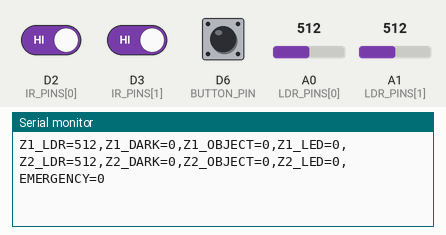
Simulated run of this sketch. Board: Arduino Zero (SAMD21). Parts: the last lines printed to the serial monitor. The inputs (shaded band) are chosen by the test bench; at power-on: A0 (LDR_PINS[0]) = 512, A1 (LDR_PINS[1]) = 512, D2 (IR_PINS[0]) HIGH, D3 (IR_PINS[1]) HIGH, D6 (BUTTON_PIN) HIGH (analog values on the 0–1023 scale).

Above: at 1.2 s.
1.3 s: A0 (LDR_PINS[0]) set to 716
At 2.0 s:
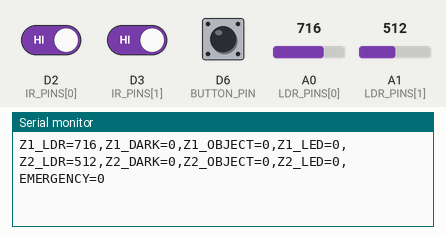
2.8 s: A1 (LDR_PINS[1]) set to 716
At 3.5 s:
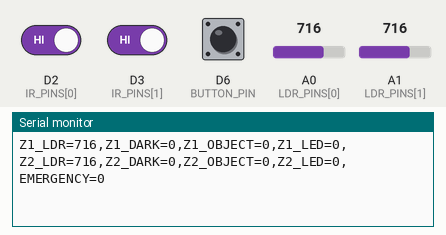
4.3 s: D2 (IR_PINS[0]) driven LOW
At 4.9 s:
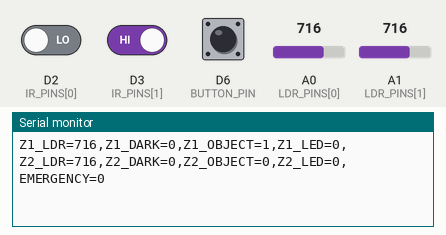
5.8 s: D3 (IR_PINS[1]) driven LOW
At 6.6 s:
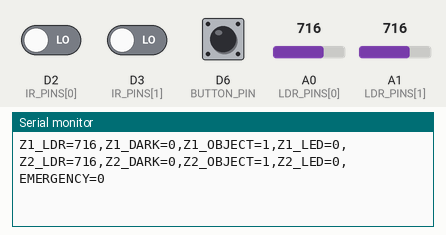
7.3 s: D6 (BUTTON_PIN) pulled LOW for 0.15 s
At 8.1 s:
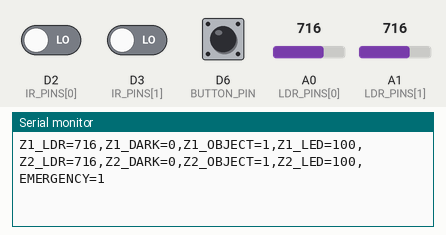
8.9 s: A0 (LDR_PINS[0]) set to 900
At 9.6 s:
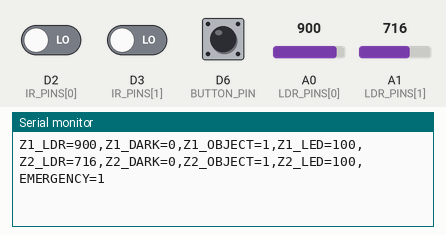
Timing chart, 0 to 11.4 s (numbered marks = the images above; inputs shaded):
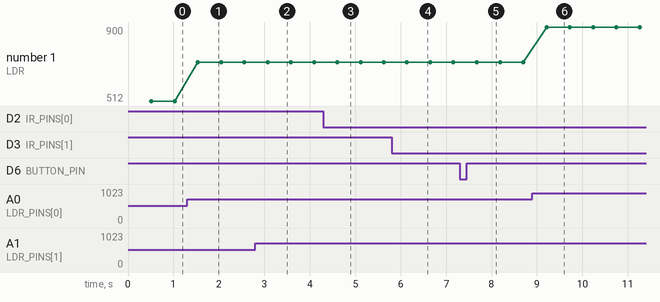

The sketch:

LumiGridNano.ino
```cpp
#include <Wire.h>
#include <Adafruit_PWMServoDriver.h>
#include <stdio.h>

Adafruit_PWMServoDriver pwm = Adafruit_PWMServoDriver(0x40);

// ---------------- Hardware pins ----------------

const int LDR_PINS[2] = {A0, A1};
const int IR_PINS[2] = {2, 3};
const int LED_CHANNELS[2] = {0, 1};
const int BUTTON_PIN = 6;

// Most IR obstacle modules drive OUT LOW when an object is detected.
const bool IR_ACTIVE_LOW = true;

// ---------------- Calibrated lighting settings ----------------

// Wiring: 3.3 V -> LDR -> analog input -> 10 kOhm -> GND.
// With this arrangement, a lower ADC reading means darker conditions.
// Replace these values with your already-tested thresholds if they differ.
const int DARK_THRESHOLD[2] = {400, 400};
const int BRIGHT_THRESHOLD[2] = {500, 500};

const int LOCAL_DIM_BRIGHTNESS = 25;
const int FULL_BRIGHTNESS = 100;

// If commands stop, the Nano returns to safe standalone control.
const unsigned long QNX_COMMAND_TIMEOUT_MS = 2500;
const unsigned long DEBOUNCE_TIME_MS = 50;
const unsigned long TELEMETRY_INTERVAL_MS = 500;

// ---------------- Runtime state ----------------

bool zoneDark[2] = {false, false};
bool emergencyMode = false;

bool lastRawButtonState = HIGH;
bool stableButtonState = HIGH;
unsigned long lastButtonChangeMs = 0;
unsigned long lastTelemetryMs = 0;

int qnxBrightness[2] = {0, 0};
bool hasQnxCommand = false;
unsigned long lastQnxCommandMs = 0;

char commandBuffer[64];
size_t commandLength = 0;
int lastAppliedBrightness[2] = {-1, -1};

// LEDs use sink wiring:
// PCA V+ -> resistor -> LED anode; LED cathode -> PCA PWM pin.
// A LOW PCA output lights the LED, so the PWM direction is inverted.
void setLedBrightness(int channel, int percentage) {
  percentage = constrain(percentage, 0, 100);

  if (percentage == 0) {
    pwm.setPWM(channel, 4096, 0);  // Output always HIGH: LED off
    return;
  }

  if (percentage == 100) {
    pwm.setPWM(channel, 0, 4096);  // Output always LOW: LED fully on
    return;
  }

  uint16_t ledOnTicks = (uint32_t)percentage * 4095 / 100;
  uint16_t outputHighTicks = 4095 - ledOnTicks;
  pwm.setPWM(channel, 0, outputHighTicks);
}

bool readObjectSensor(int pin) {
  int rawState = digitalRead(pin);
  return IR_ACTIVE_LOW ? rawState == LOW : rawState == HIGH;
}

void updateDarkState(int zone, int ldrValue) {
  // The two thresholds add hysteresis so the state does not flicker.
  if (!zoneDark[zone] && ldrValue < DARK_THRESHOLD[zone]) {
    zoneDark[zone] = true;
  } else if (zoneDark[zone] && ldrValue > BRIGHT_THRESHOLD[zone]) {
    zoneDark[zone] = false;
  }
}

void updateEmergencyButton() {
  bool rawState = digitalRead(BUTTON_PIN);

  if (rawState != lastRawButtonState) {
    lastRawButtonState = rawState;
    lastButtonChangeMs = millis();
  }

  if (millis() - lastButtonChangeMs >= DEBOUNCE_TIME_MS &&
      rawState != stableButtonState) {
    stableButtonState = rawState;

    if (stableButtonState == LOW) {
      emergencyMode = !emergencyMode;
    }
  }
}

void acceptQnxCommand(const char *line) {
  int zone1 = 0;
  int zone2 = 0;
  char trailing = '\0';

  int fields = sscanf(line, "QNX_PWM:Z1=%d,Z2=%d%c",
                      &zone1, &zone2, &trailing);

  if (fields == 2 && zone1 >= 0 && zone1 <= 100 &&
      zone2 >= 0 && zone2 <= 100) {
    qnxBrightness[0] = zone1;
    qnxBrightness[1] = zone2;
    hasQnxCommand = true;
    lastQnxCommandMs = millis();
  }
}

void readQnxCommands() {
  while (Serial.available() > 0) {
    char value = (char)Serial.read();

    if (value == '\n') {
      commandBuffer[commandLength] = '\0';
      acceptQnxCommand(commandBuffer);
      commandLength = 0;
    } else if (value != '\r') {
      if (commandLength < sizeof(commandBuffer) - 1) {
        commandBuffer[commandLength++] = value;
      } else {
        // Discard an overlong or damaged command.
        commandLength = 0;
      }
    }
  }
}

int calculateLocalBrightness(bool dark, bool objectDetected) {
  if (!dark) {
    return 0;
  }
  return objectDetected ? FULL_BRIGHTNESS : LOCAL_DIM_BRIGHTNESS;
}

void setup() {
  Serial.begin(115200);
  analogReadResolution(10);

  pinMode(IR_PINS[0], INPUT);
  pinMode(IR_PINS[1], INPUT);
  pinMode(BUTTON_PIN, INPUT_PULLUP);

  Wire.begin();
  pwm.begin();
  pwm.setPWMFreq(1000);

  setLedBrightness(LED_CHANNELS[0], 0);
  setLedBrightness(LED_CHANNELS[1], 0);

  Serial.println("LumiGrid two-zone QNX controller ready");
}

void loop() {
  readQnxCommands();
  updateEmergencyButton();

  int ldrValues[2];
  bool objectDetected[2];
  int appliedBrightness[2];

  bool qnxOnline = hasQnxCommand &&
                   millis() - lastQnxCommandMs <= QNX_COMMAND_TIMEOUT_MS;

  for (int zone = 0; zone < 2; zone++) {
    ldrValues[zone] = analogRead(LDR_PINS[zone]);
    objectDetected[zone] = readObjectSensor(IR_PINS[zone]);
    updateDarkState(zone, ldrValues[zone]);

    int localBrightness =
        calculateLocalBrightness(zoneDark[zone], objectDetected[zone]);

    // Emergency always wins immediately, even during a network failure.
    if (emergencyMode) {
      appliedBrightness[zone] = FULL_BRIGHTNESS;
    } else if (qnxOnline) {
      appliedBrightness[zone] = qnxBrightness[zone];
    } else {
      appliedBrightness[zone] = localBrightness;
    }

    if (appliedBrightness[zone] != lastAppliedBrightness[zone]) {
      setLedBrightness(LED_CHANNELS[zone], appliedBrightness[zone]);
      lastAppliedBrightness[zone] = appliedBrightness[zone];
    }
  }

  // Keep this record format exact: the QNX hardware parser consumes it.
  if (millis() - lastTelemetryMs >= TELEMETRY_INTERVAL_MS) {
    lastTelemetryMs = millis();

    Serial.print("Z1_LDR=");
    Serial.print(ldrValues[0]);
    Serial.print(",Z1_DARK=");
    Serial.print(zoneDark[0] ? 1 : 0);
    Serial.print(",Z1_OBJECT=");
    Serial.print(objectDetected[0] ? 1 : 0);
    Serial.print(",Z1_LED=");
    Serial.print(appliedBrightness[0]);

    Serial.print(",Z2_LDR=");
    Serial.print(ldrValues[1]);
    Serial.print(",Z2_DARK=");
    Serial.print(zoneDark[1] ? 1 : 0);
    Serial.print(",Z2_OBJECT=");
    Serial.print(objectDetected[1] ? 1 : 0);
    Serial.print(",Z2_LED=");
    Serial.print(appliedBrightness[1]);

    Serial.print(",EMERGENCY=");
    Serial.println(emergencyMode ? 1 : 0);
  }

  delay(20);
}
```

Measured:
- after the input at 1.3 s, the serial monitor: prints a new line after 0.24 s (image 1)
- after the input at 2.8 s, the serial monitor: prints a new line after 0.27 s (image 2)
- after the input at 4.3 s, the serial monitor: prints a new line after 0.31 s (image 3)
- after the input at 5.8 s, the serial monitor: prints a new line after 0.34 s (image 4)
- after the input at 7.3 s, the serial monitor: prints a new line after 0.38 s (image 5)
- after the input at 8.9 s, the serial monitor: prints a new line after 0.31 s (image 6)
- plotted number 1: 512 → 716 after the input at 1.3 s, 716 → 900 after the input at 8.9 s
